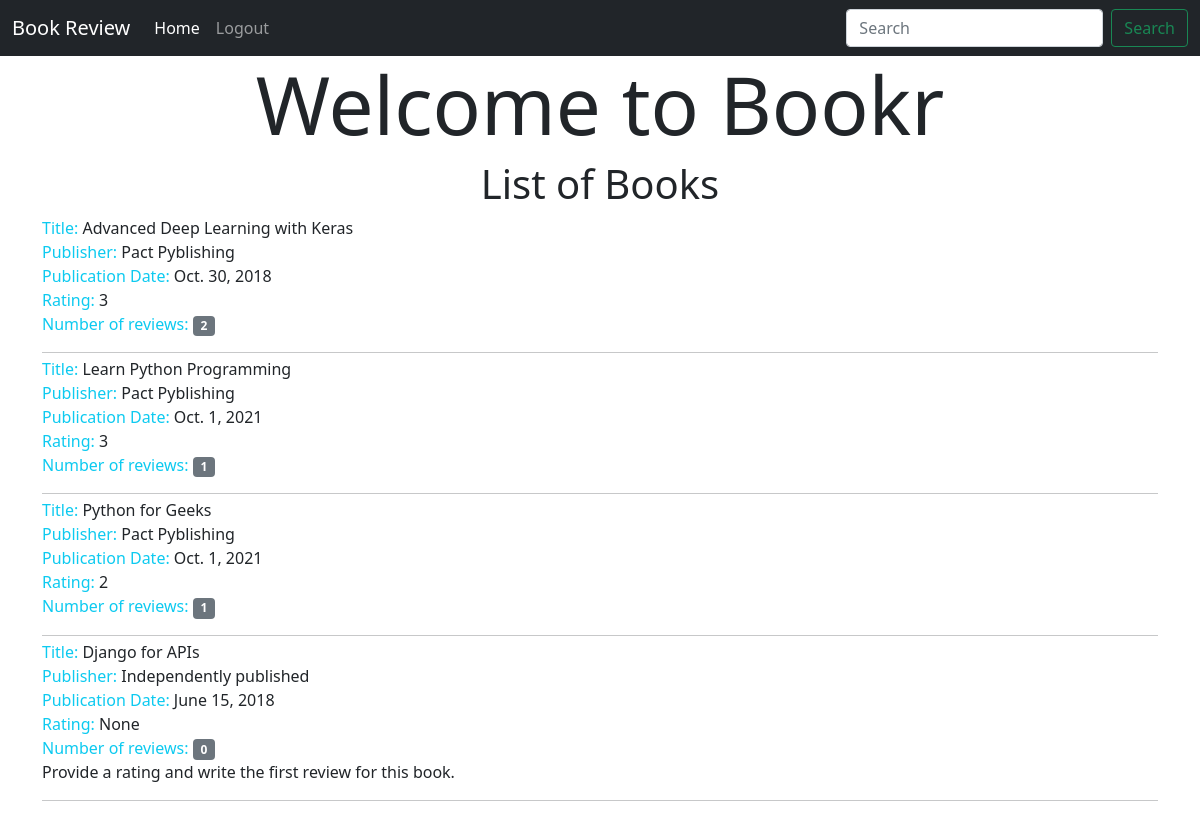
The page /reviews/books/ on the database its author committed.
### reviews/models.py (models this page shows, shortened)
class Book(models.Model):
    title = models.CharField(max_length=70, help_text="The title of the book.")
    publication_date = models.DateField(verbose_name="Date the book was published.", help_text="Please use the following format: <em>YYYY-MM-DD</em>.")
    isbn = models.CharField(max_length=20, verbose_name="ISBN number of the book.")
    publisher = models.ForeignKey(Publisher, on_delete=models.CASCADE)
    contributors = models.ManyToManyField('Contributor', through="BookContributor")

class Publisher(models.Model):
    name=models.CharField(max_length=50, help_text='The name of Publisher')
    web_site=models.URLField(max_length=200, help_text="The Publisher's website.")
    email = models.EmailField(max_length=254, help_text="The Publisher's email address.")
    def __str__(self):
        return self.name

### reviews/views.py (the view)
# urls.py: path('books/', views.books, name="book_list"),
def books(request):
    books = Book.objects.all()
    book_list = []
    for book in books:
        reviews = book.review_set.all()
        if reviews:
            book_rating = average_rating([review.rating for review in reviews])
            number_of_reviews = len(reviews)
        else:
            book_rating = None
            number_of_reviews = 0
        book_list.append({'book': book, 'book_rating': book_rating, 'number_of_reviews': number_of_reviews})
        context = {'book_list': book_list}
    return render(request, 'reviews/books_list.html', context)

### reviews/utils.py (called while the page is built)
def average_rating(rating_list):
    if not rating_list:
        return 0
    return round(sum(rating_list) / len(rating_list))

### reviews/templates/reviews/books_list.html
{% extends 'base.html' %}
{% load static %}
{% block content %}
<div class="d-flex flex-column min-vh-10 justify-content-top align-items-center">
    <h1 class="display-1">Welcome to Bookr</h1>
    <h4 class="display-6">List of Books</h4>
</div>
<div class="container">
    <ul class="list-unstyled">
        {% for item in book_list %}
        <li>
            <span class="text-info">Title: </span> <span>{{ item.book.title }}</span><br>
            <span class="text-info">Publisher: </span><span>{{ item.book.publisher }}</span><br>
            <span class="text-info">Publication Date: </span><span>{{ item.book.publication_date }}</span><br>
            <span class="text-info">Rating: </span><span>{{ item.book_rating }}</span><br>
            <span class="text-info">Number of reviews: </span><span class="badge bg-secondary">{{ item.number_of_reviews }}</span>
        </li>
        {% if item.book_rating is null %}
        <span>Provide a rating and write the first review for this book.</span><br>
        {% endif %}
        <hr class="mb-1">
        {% empty %}
        <li>No book yet.</li>
        {% endfor %}
    </ul>
</div>
{% endblock%}

### rows shown on the page
Book: book "Advanced Deep Learning with Keras", book.publisher "Pact Pyblishing", book.publication_date "Oct. 30, 2018", book_rating "3", number_of_reviews "2"
Book: book "Learn Python Programming", book.publisher "Pact Pyblishing", book.publication_date "Oct. 1, 2021", book_rating "3", number_of_reviews "1"
Book: book "Python for Geeks", book.publisher "Pact Pyblishing", book.publication_date "Oct. 1, 2021", book_rating "2", number_of_reviews "1"
Book: book "Django for APIs", book.publisher "Independently published", book.publication_date "June 15, 2018", book_rating "None", number_of_reviews "0", shows "Provide a rating and write the first review for this book."
